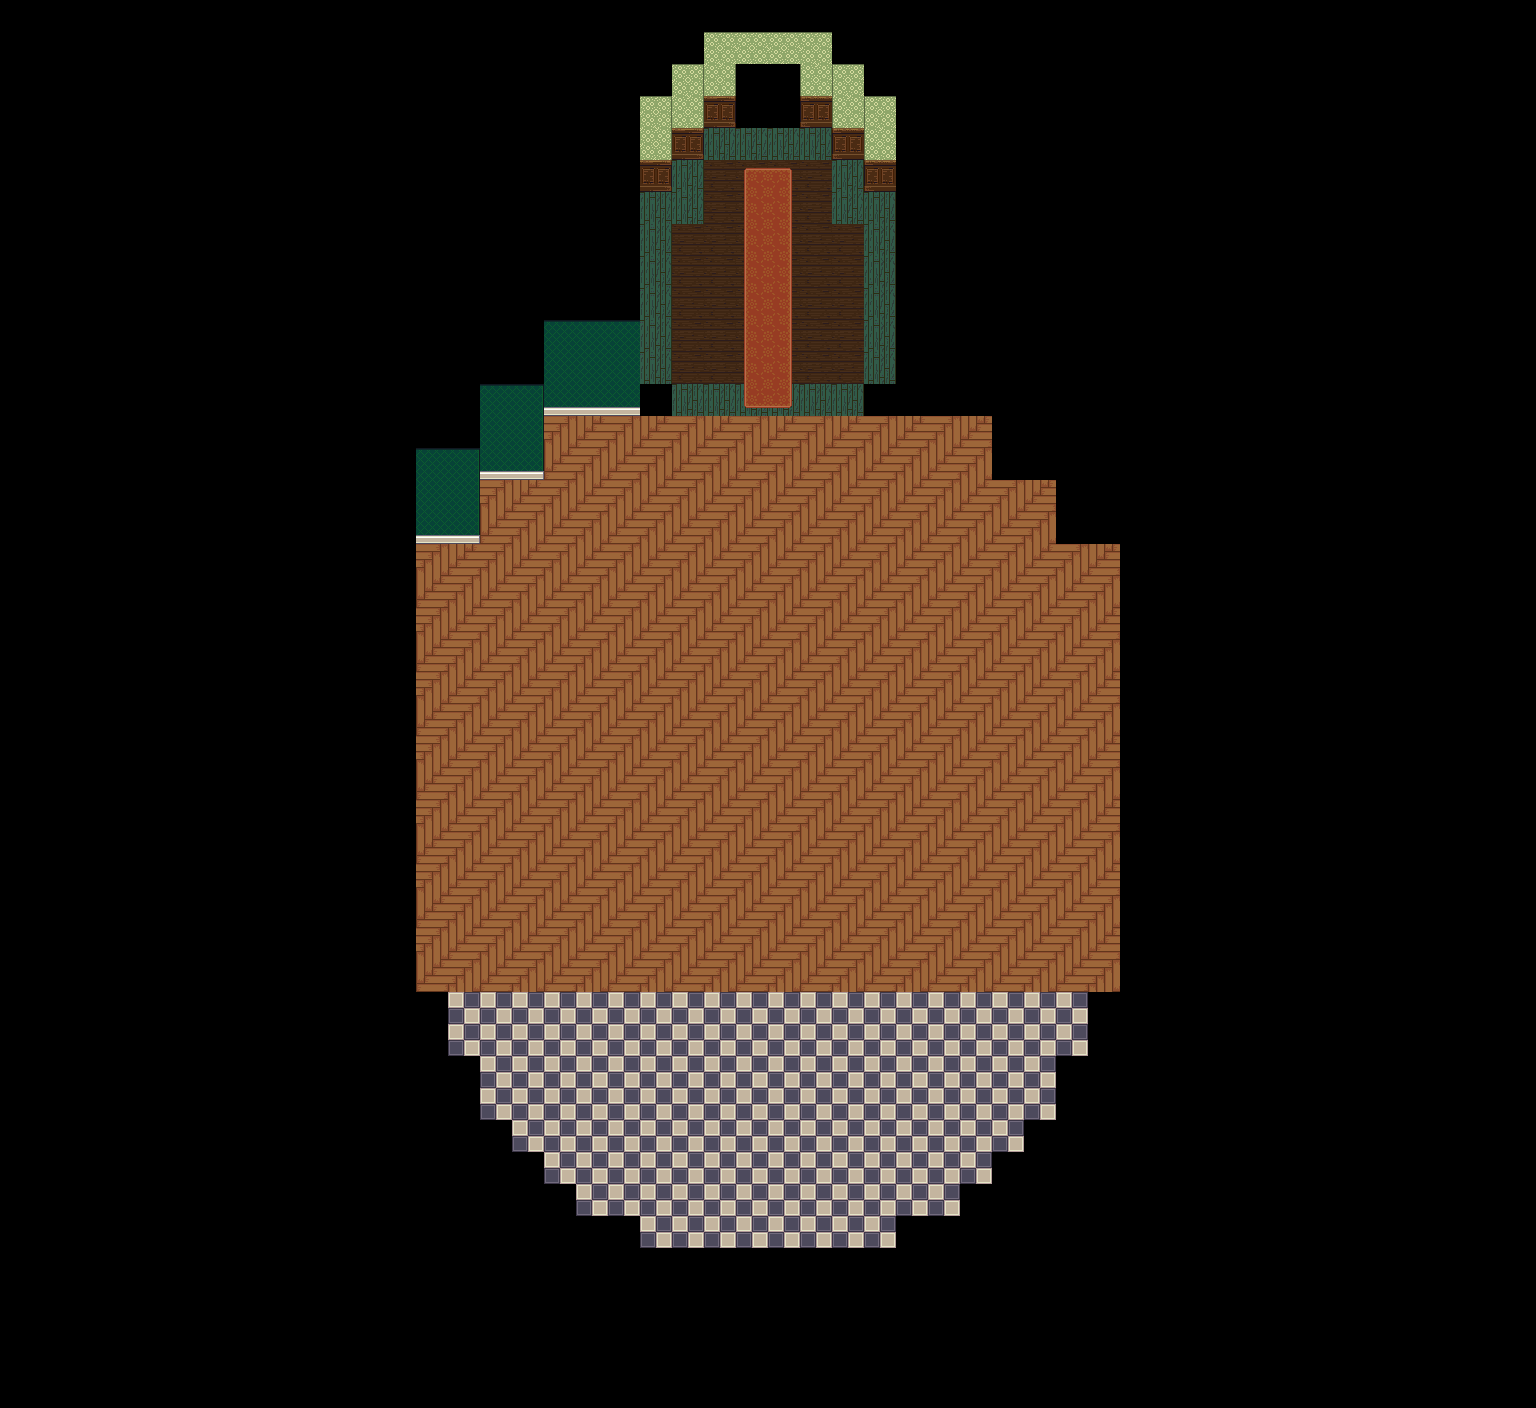

This game map was drawn from its Tiled (.tmx) file and the tilesets committed beside it. A one-line description and the trimmed map source follow:
An orthogonal 48x44 tile map with 32x32 px tiles, 3 tile layers (Ground & BG, Ground Details, Foreground 1), 2 tilesets.

<map version="1.11" tiledversion="1.11.2" orientation="orthogonal" renderorder="right-down" width="48" height="44" tilewidth="32" tileheight="32" infinite="0" nextlayerid="7" nextobjectid="1">
 <tileset firstgid="1" source="../../Assorted_LPC/lpc-floors/floors.tsx" />
 <tileset firstgid="2049" source="../../Assorted_LPC/lpc-walls/walls.tsx" />
 <imagelayer id="5" name="ref" offsetx="0" offsety="64">
  <image source="../../vtt-maps/happy turtle f1.webp" width="1536" height="1344" />
 </imagelayer>
 <layer id="1" name="Ground &amp; BG" width="48" height="44">
  <data>[2112 cells, 603 non-empty, 20 distinct tile ids]</data>
 </layer>
 <layer id="6" name="Ground Details" width="48" height="44">
  <data>[2112 cells, 16 non-empty, 6 distinct tile ids]</data>
 </layer>
 <layer id="2" name="Foreground 1" width="48" height="44">
  <data>[2112 cells, 0 non-empty, 0 distinct tile ids]</data>
 </layer>
 <objectgroup id="3" name="Object Layer 1" />
</map>
